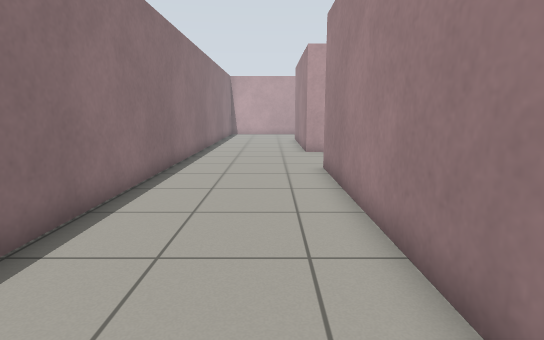
view 1 (above)

20 first-person views from a walk through a Gazebo world. The camera is 0.94 m above the floor, tilts 10° down and sees 80° across. The floor is counted in squares, 0.5 m on a side. Each view is taken from the middle of a square. On the plan, view 1 faces up. The plan holds only what a view shows up to about 17 squares ahead; the rest is blank.

view 2
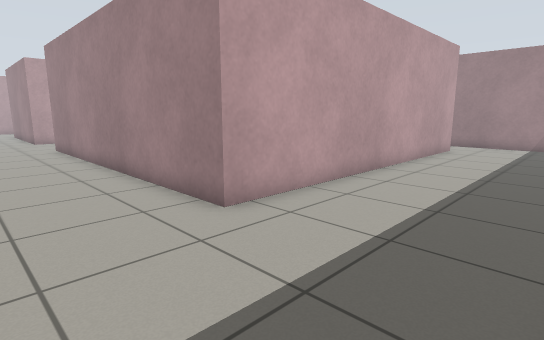

view 3
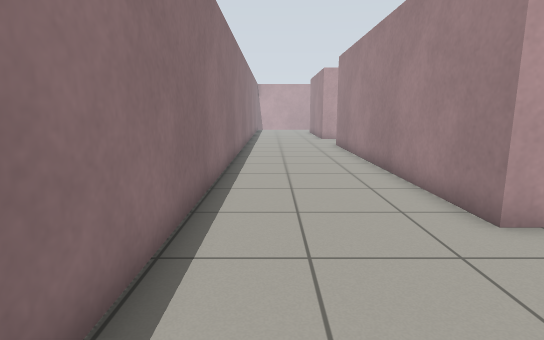

view 4
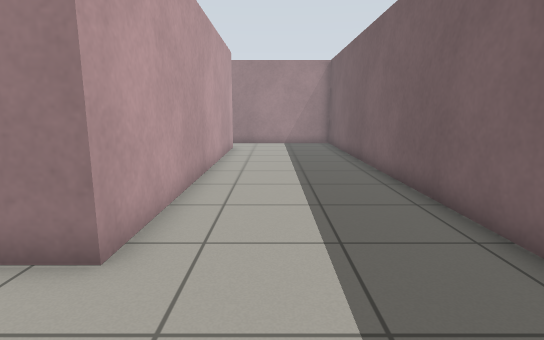

view 5
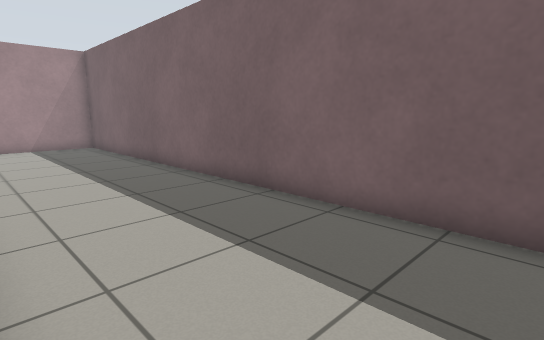

view 6
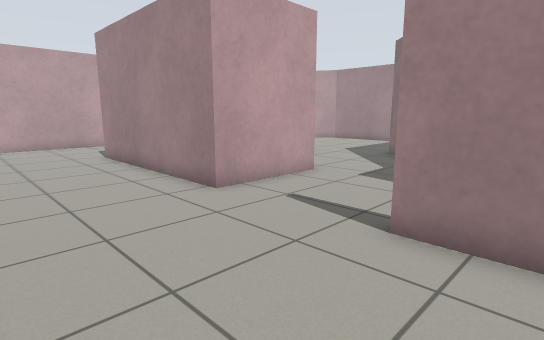

view 7
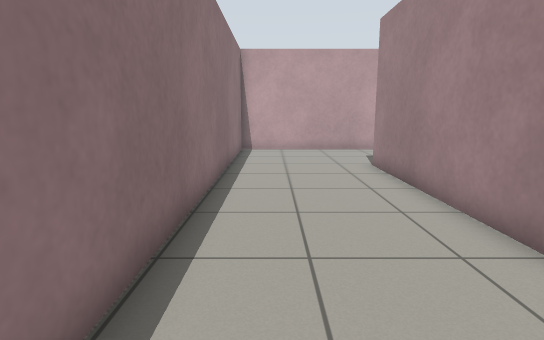

view 8
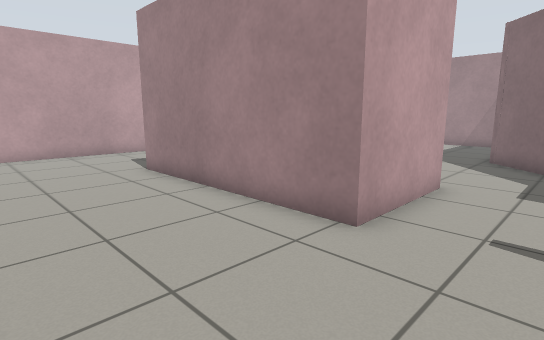

view 9
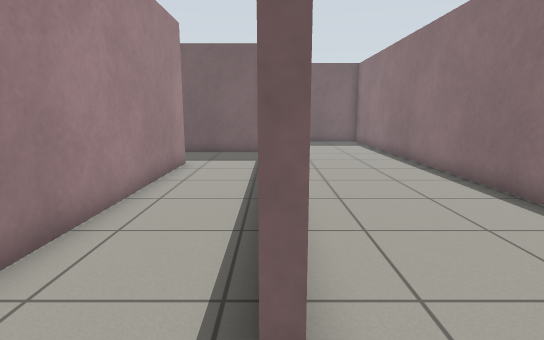

view 10
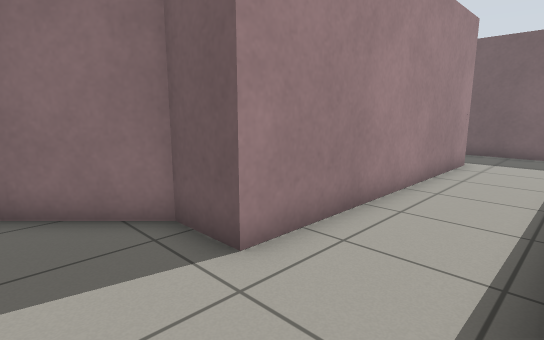

view 11
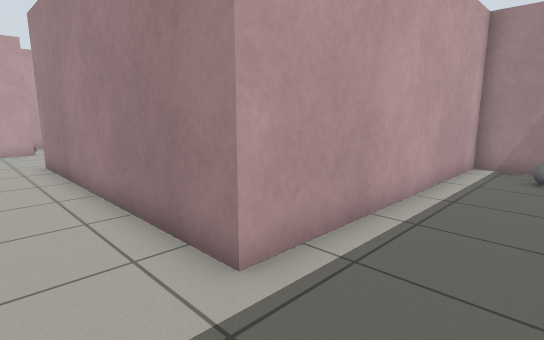

view 12
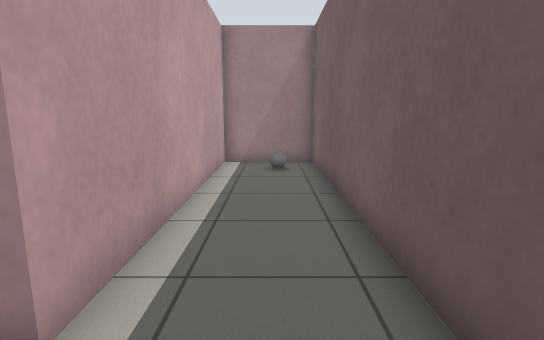

view 13
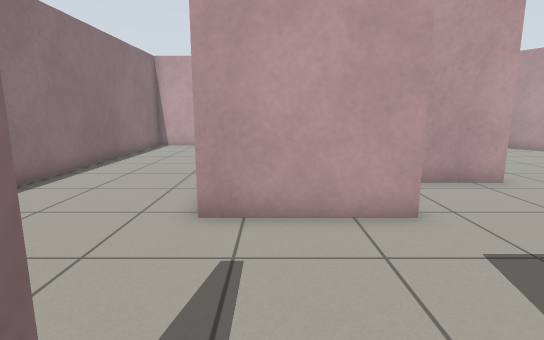

view 14
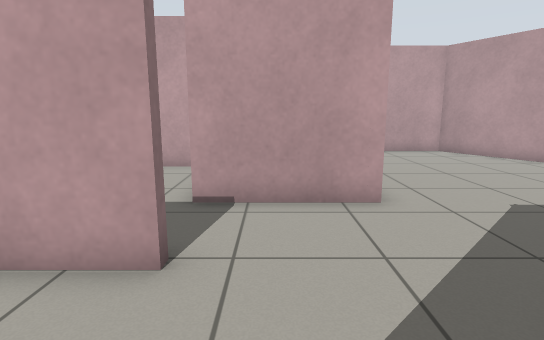

view 15
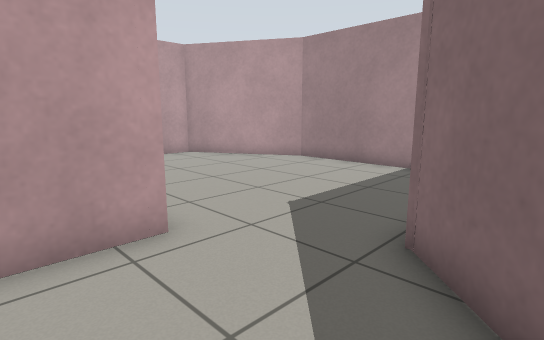

view 16
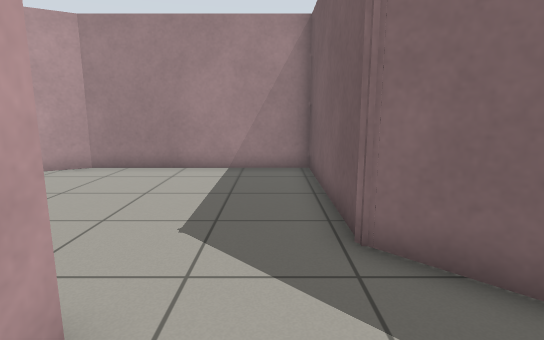

view 17
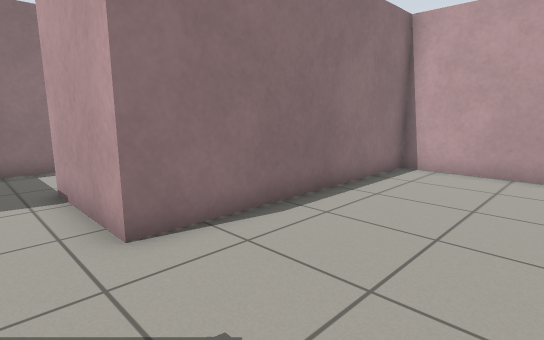

view 18
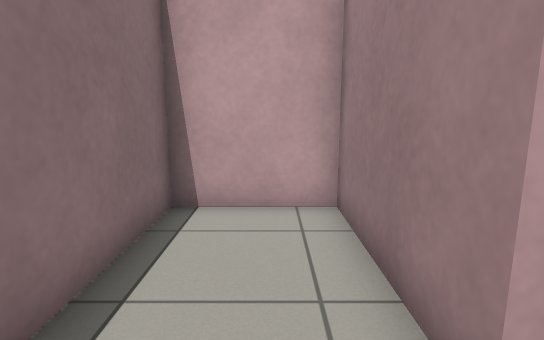

view 19
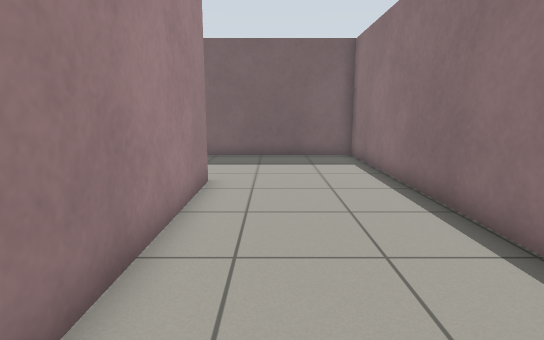

view 20
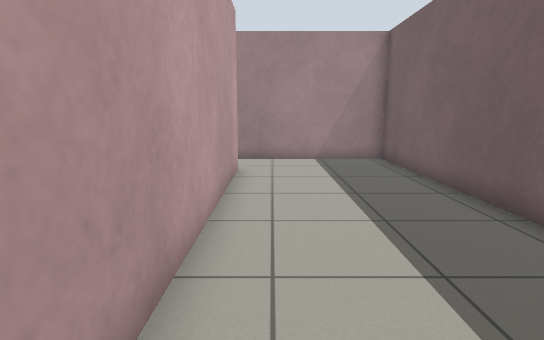

### Floor plan
Points are (right, up) in squares from view 1. A wall is a line through its corners. A room is listed if a view was taken in it or the views show most of it. See-through windows are left out.
Room 1 (views 1, 2, 3, 4, 5, 6, 7, 8, 19, 20)
walls: (1.8, 15.7) (1.8, 23.8); (15.9, -2.9) (1.8, -2.9) (1.8, 11.3); (4, 28.9) (-3.6, 28.9) (-3.6, -8.5) (18.3, -8.5) (18.3, -4.5)
ways out: opening at (2, 13.5) to room 2; opening at (17.5, -3.5)
Room 2 (views 9, 10, 11, 12, 13, 14, 15, 16, 18)
walls: (5.8, 15.7) (1.8, 15.7); (9.3, 18.7) (5.3, 18.7) (5.3, 23.4) (2, 23.4) (2, 17.9); (2.6, -2.6) (15.5, -2.6) (15.5, 0.8) (5.3, 0.8) (5.3, 11.3) (7.1, 11.3) (11.5, 15.7)
ways out: opening at (2, 13.5) to room 1; opening at (10, 17) to room 3
objects: grey ball (14, -1)
Room 3 (view 17)
walls: (11.5, 15.7) (18.1, 15.7) (18.1, 23.2) (15.3, 28.1) (9.3, 28.1) (9.3, 18.7)
ways out: opening at (10, 17) to room 2

Where each view was taken, in squares from view 1:
view 1: 0 up, 0 right, facing up
view 2: 8 down, 2 left, facing up-right
view 3: 8 down, 2 left, facing up
view 4: 5 down, 2 left, facing right
view 5: 3 down, 1 left, facing down-right
view 6: 9 up, 3 left, facing up-right
view 7: 12 up, 2 left, facing up
view 8: 13 up, 3 left, facing up-right
view 9: 13 up, 2 right, facing down
view 10: 14 up, 2 right, facing down-right
view 11: 2 down, 3 right, facing up-right
view 12: 1 down, 3 right, facing right
view 13: 10 up, 3 right, facing up
view 14: 12 up, 7 right, facing up
view 15: 14 up, 7 right, facing up-right
view 16: 17 up, 7 right, facing right
view 17: 17 up, 14 right, facing up-left
view 18: 17 up, 4 right, facing up
view 19: 6 up, 0 right, facing down
view 20: 4 down, 5 right, facing right
